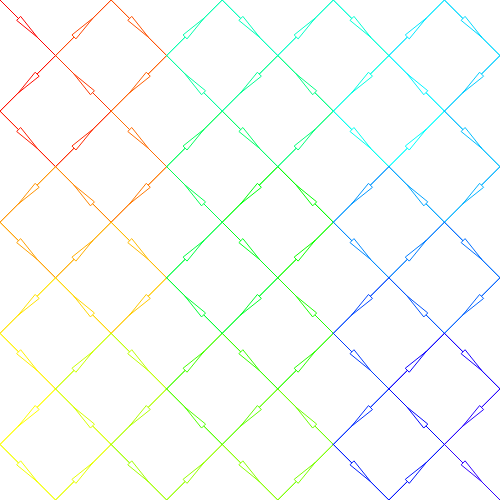
Frame 1 (no input)
Frame 60 (no input): identical to frame 1, image omitted
Frame 120 (the mouse pressed at the canvas centre since frame 60): identical to frame 1, image omitted

The p5.js sketch that drew this single still picture (run headless with seeded random() and noise() and a simulated clock; from frame 60 on, the mouse is pressed at the canvas centre):

// p5.js sketch
// ── sketch.js
const arrowWidth = 10;
let orderSlider;
let modeButton;
let mode = 0;

function setup() {
  createCanvas(500, 500);
  colorMode(HSB);
  
  orderSlider = createSlider(1, 4, 2);
  modeButton = createButton("Toggle mode");
  modeButton.mousePressed(() => {mode = 1 - mode;});
}

function draw() {
  background(220);
  if (mode == 0) {
    peano(createVector(0, 0), createVector(width, height), 0, 255, 0);
  }
  if (mode == 1) {
    peano(createVector(width / 2, height / 2), createVector(mouseX, mouseY), 0, 255, 0);
  }
}

function peano(v1, v2, c1, c2, n) {
  if (n == orderSlider.value()) {
    line(v1.x, v1.y, v2.x, v2.y);
    arrowHead(v1, v2);
    return;
  }
  
  let dv = p5.Vector.sub(v2, v1);
  dv.div(3);
  const tv = createVector(-dv.y, dv.x);
  
  const diffs = [[1, 0], [0, 1], [1, 0], [0, -1], [-1, 0], [0, -1], [1, 0], [0, 1], [1, 0]];
  let point = v1;
  let newPoint;
  
  let dHue = (c2 - c1) / diffs.length;
  
  let diff;
  diffs.map((diff, m) => {
    
    const dp = p5.Vector.mult(dv, diff[0]);
    const tp = p5.Vector.mult(tv, diff[1]);
    
    newPoint = p5.Vector.add(p5.Vector.add(point, dp), tp);
    
    let hue1 = c1 + m * dHue;
    let hue2 = hue1 + dHue;
    stroke(hue1, 255, 255);
    peano(point, newPoint, hue1, hue2, n + 1);
    
    point = newPoint;
  });
}

function arrowHead(v1, v2) {
  line(v1.x, v1.y, v2.x, v2.y);
  dx = (v2.x - v1.x) / 3;
  dy = (v2.y - v1.y) / 3;
  tx = - dy / arrowWidth;
  ty = dx / arrowWidth;
  
  triangle(v1.x + 2 * dx, v1.y + 2 * dy, v1.x + dx + tx, v1.y + dy + ty, v1.x + dx - tx, v1.y + dy - ty);
}
